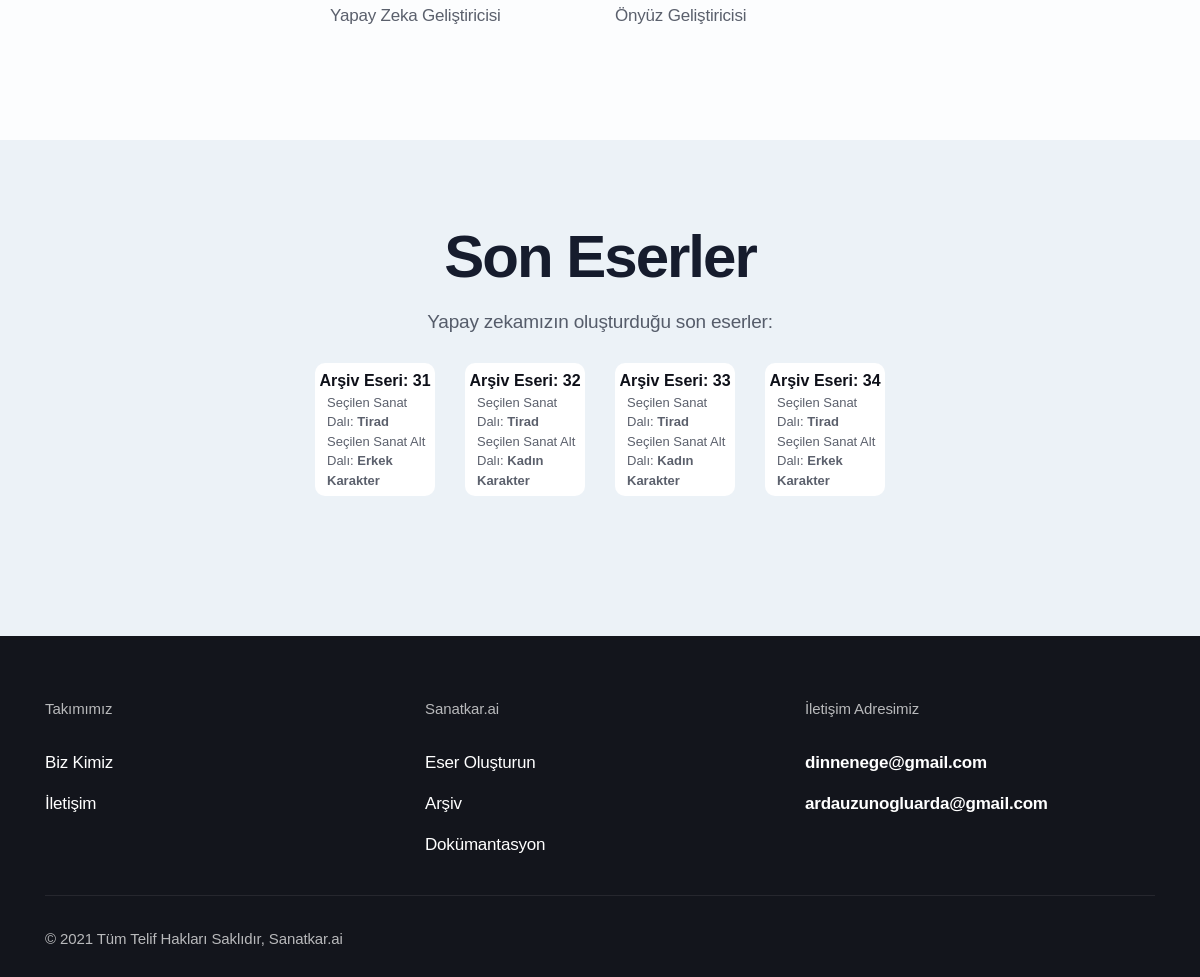
Before: / (lower part) with the older database file.
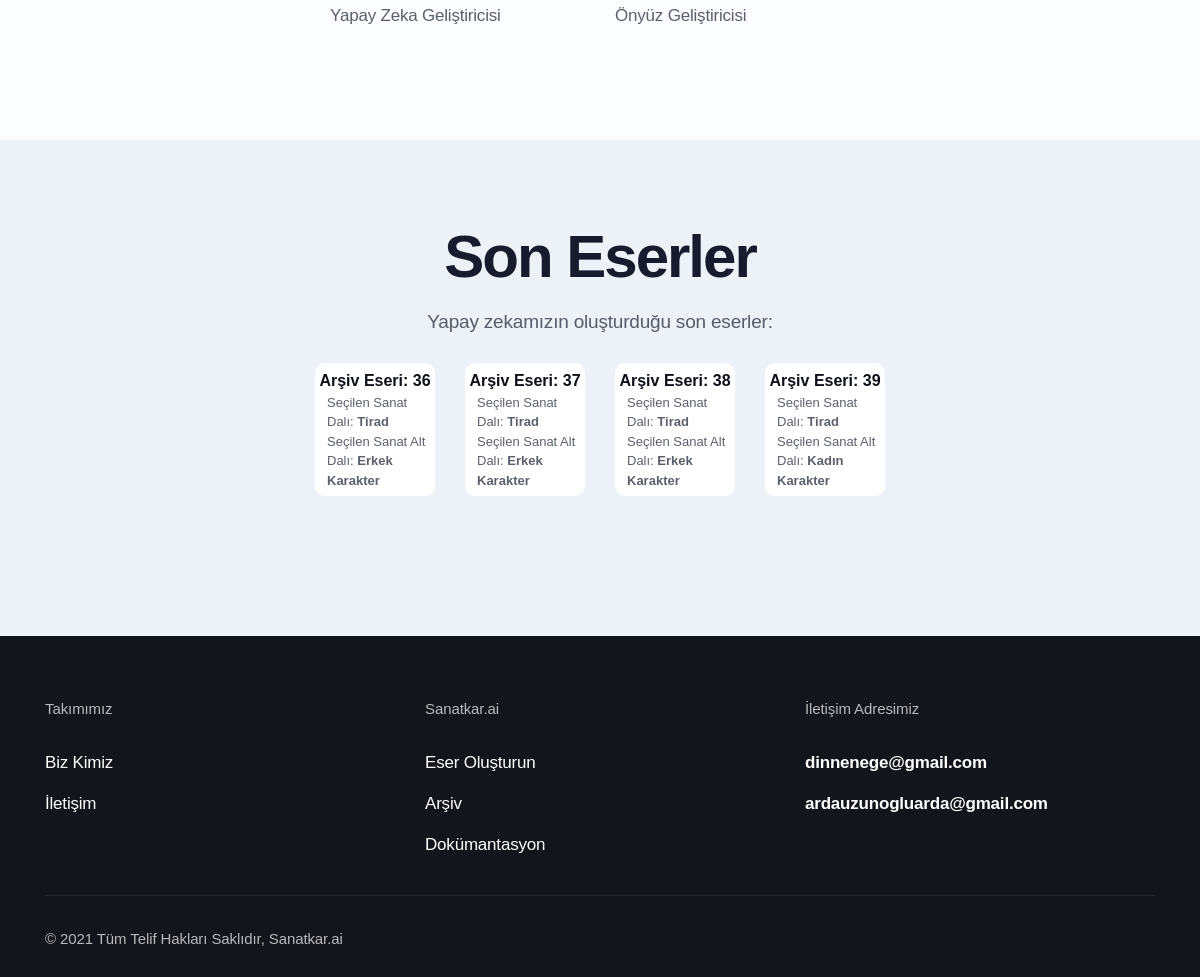
After: the same page with the newer database file.
### app.py (models this page shows)
class Archive(db.Model):
    id = db.Column(db.Integer, primary_key=True)
    generated_text = db.Column(db.String(600))
    art_branch = db.Column(db.String(10))
    genre = db.Column(db.String(30))
    seed_input = db.Column(db.String(35))
    length_input = db.Column(db.String(3))

### app.py (the view)
@app.route("/")
def index():
    archive = db.session.query(Archive).order_by(Archive.id.desc()).limit(4)[::-1]
    print(archive)
    return render_template("index.html", archive=archive)

### templates/index.html (shortened to what the changed rows need)
<!DOCTYPE html>
<html lang="en">
<head>
  <link rel="stylesheet" href="{{ url_for('static', filename='css/bootstrap.css') }}">
  <link rel="stylesheet" href="{{ url_for('static', filename='fonts/icon-font/css/style.css') }}">
  <link rel="stylesheet" href="{{ url_for('static', filename='fonts/typography-font/typo.css') }}">
  <link rel="stylesheet" href="{{ url_for('static', filename='fonts/fontawesome-5/css/all.css') }}">
  <link rel="stylesheet" href="{{ url_for('static', filename='plugins/aos/aos.min.css') }}">
  <link rel="stylesheet" href="{{ url_for('static', filename='plugins/fancybox/jquery.fancybox.min.css') }}">
  <link rel="stylesheet" href="{{ url_for('static', filename='plugins/nice-select/nice-select.min.css') }}">
  <link rel="stylesheet" href="{{ url_for('static', filename='plugins/slick/slick.min.css') }}">
  <link rel="stylesheet" href="{{ url_for('static', filename='plugins/date-picker/css/gijgo.min.css') }}" type="text/css" />
  <link rel="stylesheet" href="{{ url_for('static', filename='plugins/theme-mode-switcher/switcher-panel.css') }}">
  <link rel="stylesheet" href="{{ url_for('static', filename='css/main.css') }}">
  <link rel="stylesheet" href="{{ url_for('static', filename='css/theme-mode-custom.css') }}">
  <link rel="stylesheet" href="https://cdnjs.cloudflare.com/ajax/libs/font-awesome/5.15.4/css/all.min.css">
</head>
<body data-theme="light">
  <div class="site-wrapper overflow-hidden">
    <div class="testimonial-section pt-9 pt-lg-20 pb-lg-25 bg-default-5">
      <div class="container">
        <div class="row justify-content-center">
          <div class="col-md-6 mb-13 mb-lg-0 text-center" data-aos="fade-right" data-aos-duration="700" data-aos-once="true">
            <h2 class="title gr-text-2 mb-6">Son Eserler</h2>
              <div class="row flex-lg-fill">
                <div class="row flex-lg-fill">
                  {% if archive == [] %}
                    <p class="gr-text-8 mb-8">Eser bulunamamıştır.</p>
                  {% else %}
                    {% for archive_element in archive %}
                      <div class="col-lg-3 mb-7 col-12 btn-11">
                        <a class="d-block w-100 h-100 card archive-card pt-2" display href="/archive/{{archive_element.id}}">
                          Arşiv Eseri: <span id="archiveno" class="mt-1">{{archive_element.id}}</span>
                          <p class="archive-detail text-left pl-5 mb-2">Seçilen Sanat Dalı: <span>{{archive_element.art_branch}}</span><br>Seçilen Sanat Alt Dalı: <span>{{archive_element.genre}}</span></p>
                        </a>
                      </div>
                    {% endfor %}
                  {% endif %}
                </div>
              </div>
          </div>
        </div>
      </div>
    </div>
  </div>
</body>
</html>

Changed rows visible on the page:
no longer on this page (row unchanged): Archive: id "31", art_branch "Tirad", genre "Erkek Karakter"
no longer on this page (row unchanged): Archive: id "32", art_branch "Tirad", genre "Kadın Karakter"
no longer on this page (row unchanged): Archive: id "33", art_branch "Tirad", genre "Kadın Karakter"
no longer on this page (row unchanged): Archive: id "34", art_branch "Tirad", genre "Erkek Karakter"
added Archive: id "36", art_branch "Tirad", genre "Erkek Karakter"
added Archive: id "37", art_branch "Tirad", genre "Erkek Karakter"
added Archive: id "38", art_branch "Tirad", genre "Erkek Karakter"
added Archive: id "39", art_branch "Tirad", genre "Kadın Karakter"
